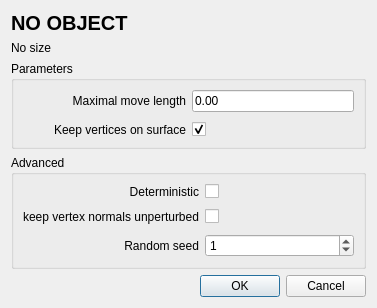
<?xml version="1.0" encoding="UTF-8"?>
<ui version="4.0">
 <class>Random_perturbation_dialog</class>
 <widget class="QDialog" name="Random_perturbation_dialog">
  <property name="enabled">
   <bool>true</bool>
  </property>
  <property name="geometry">
   <rect>
    <x>0</x>
    <y>0</y>
    <width>377</width>
    <height>293</height>
   </rect>
  </property>
  <property name="windowTitle">
   <string>Random perturbation parameters</string>
  </property>
  <layout class="QVBoxLayout" name="verticalLayout" stretch="0,0,0,0,0,0">
   <item>
    <widget class="QLabel" name="objectName">
     <property name="font">
      <font>
       <pointsize>15</pointsize>
       <weight>75</weight>
       <bold>true</bold>
      </font>
     </property>
     <property name="text">
      <string>NO OBJECT</string>
     </property>
    </widget>
   </item>
   <item>
    <widget class="QLabel" name="objectNameSize">
     <property name="text">
      <string>No size</string>
     </property>
    </widget>
   </item>
   <item>
    <widget class="QGroupBox" name="groupBox">
     <property name="title">
      <string>Parameters</string>
     </property>
     <layout class="QGridLayout" name="gridLayout_2" rowstretch="0,0" columnstretch="0,0">
      <property name="verticalSpacing">
       <number>10</number>
      </property>
      <item row="0" column="0">
       <widget class="QLabel" name="moveSize_label">
        <property name="text">
         <string>Maximal move length</string>
        </property>
        <property name="alignment">
         <set>Qt::AlignRight|Qt::AlignTrailing|Qt::AlignVCenter</set>
        </property>
       </widget>
      </item>
      <item row="1" column="0">
       <widget class="QLabel" name="protect_label">
        <property name="text">
         <string>Keep vertices on surface</string>
        </property>
        <property name="alignment">
         <set>Qt::AlignRight|Qt::AlignTrailing|Qt::AlignVCenter</set>
        </property>
       </widget>
      </item>
      <item row="1" column="1">
       <widget class="QCheckBox" name="project_checkbox">
        <property name="text">
         <string/>
        </property>
        <property name="checked">
         <bool>true</bool>
        </property>
       </widget>
      </item>
      <item row="0" column="1">
       <widget class="DoubleEdit" name="moveSize_dspinbox">
        <property name="sizePolicy">
         <sizepolicy hsizetype="Minimum" vsizetype="Fixed">
          <horstretch>0</horstretch>
          <verstretch>0</verstretch>
         </sizepolicy>
        </property>
        <property name="text">
         <string>0.00</string>
        </property>
       </widget>
      </item>
     </layout>
    </widget>
   </item>
   <item>
    <widget class="QGroupBox" name="groupBox_2">
     <property name="sizePolicy">
      <sizepolicy hsizetype="Preferred" vsizetype="Preferred">
       <horstretch>0</horstretch>
       <verstretch>0</verstretch>
      </sizepolicy>
     </property>
     <property name="title">
      <string>Advanced</string>
     </property>
     <property name="flat">
      <bool>false</bool>
     </property>
     <property name="checkable">
      <bool>false</bool>
     </property>
     <layout class="QGridLayout" name="gridLayout">
      <property name="verticalSpacing">
       <number>10</number>
      </property>
      <item row="0" column="0">
       <widget class="QLabel" name="deterministic_label">
        <property name="text">
         <string>Deterministic</string>
        </property>
        <property name="alignment">
         <set>Qt::AlignRight|Qt::AlignTrailing|Qt::AlignVCenter</set>
        </property>
        <property name="buddy">
         <cstring>seed_spinbox</cstring>
        </property>
       </widget>
      </item>
      <item row="0" column="1">
       <widget class="QCheckBox" name="deterministic_checkbox">
        <property name="text">
         <string/>
        </property>
       </widget>
      </item>
      <item row="1" column="0">
       <widget class="QLabel" name="keep_normal_label">
        <property name="text">
         <string>keep vertex normals unperturbed</string>
        </property>
        <property name="alignment">
         <set>Qt::AlignRight|Qt::AlignTrailing|Qt::AlignVCenter</set>
        </property>
        <property name="buddy">
         <cstring>seed_spinbox</cstring>
        </property>
       </widget>
      </item>
      <item row="1" column="1">
       <widget class="QCheckBox" name="keep_normal_checkbox">
        <property name="text">
         <string/>
        </property>
       </widget>
      </item>
      <item row="2" column="0">
       <widget class="QLabel" name="seed_label">
        <property name="text">
         <string>Random seed</string>
        </property>
        <property name="alignment">
         <set>Qt::AlignRight|Qt::AlignTrailing|Qt::AlignVCenter</set>
        </property>
        <property name="buddy">
         <cstring>seed_spinbox</cstring>
        </property>
       </widget>
      </item>
      <item row="2" column="1">
       <widget class="QSpinBox" name="seed_spinbox">
        <property name="minimumSize">
         <size>
          <width>110</width>
          <height>0</height>
         </size>
        </property>
        <property name="value">
         <number>1</number>
        </property>
       </widget>
      </item>
     </layout>
     <zorder>seed_spinbox</zorder>
     <zorder>seed_label</zorder>
     <zorder>keep_normal_label</zorder>
     <zorder>keep_normal_checkbox</zorder>
     <zorder>deterministic_label</zorder>
     <zorder>deterministic_checkbox</zorder>
    </widget>
   </item>
   <item>
    <spacer name="verticalSpacer">
     <property name="orientation">
      <enum>Qt::Vertical</enum>
     </property>
     <property name="sizeHint" stdset="0">
      <size>
       <width>20</width>
       <height>40</height>
      </size>
     </property>
    </spacer>
   </item>
   <item>
    <widget class="QDialogButtonBox" name="buttonBox">
     <property name="orientation">
      <enum>Qt::Horizontal</enum>
     </property>
     <property name="standardButtons">
      <set>QDialogButtonBox::Cancel|QDialogButtonBox::Ok</set>
     </property>
    </widget>
   </item>
  </layout>
 </widget>
 <customwidgets>
  <customwidget>
   <class>DoubleEdit</class>
   <extends>QLineEdit</extends>
   <header>CGAL_double_edit.h</header>
  </customwidget>
 </customwidgets>
 <tabstops>
  <tabstop>project_checkbox</tabstop>
  <tabstop>buttonBox</tabstop>
 </tabstops>
 <resources/>
 <connections>
  <connection>
   <sender>buttonBox</sender>
   <signal>accepted()</signal>
   <receiver>Random_perturbation_dialog</receiver>
   <slot>accept()</slot>
   <hints>
    <hint type="sourcelabel">
     <x>397</x>
     <y>333</y>
    </hint>
    <hint type="destinationlabel">
     <x>157</x>
     <y>195</y>
    </hint>
   </hints>
  </connection>
  <connection>
   <sender>buttonBox</sender>
   <signal>rejected()</signal>
   <receiver>Random_perturbation_dialog</receiver>
   <slot>reject()</slot>
   <hints>
    <hint type="sourcelabel">
     <x>397</x>
     <y>333</y>
    </hint>
    <hint type="destinationlabel">
     <x>286</x>
     <y>195</y>
    </hint>
   </hints>
  </connection>
 </connections>
</ui>
